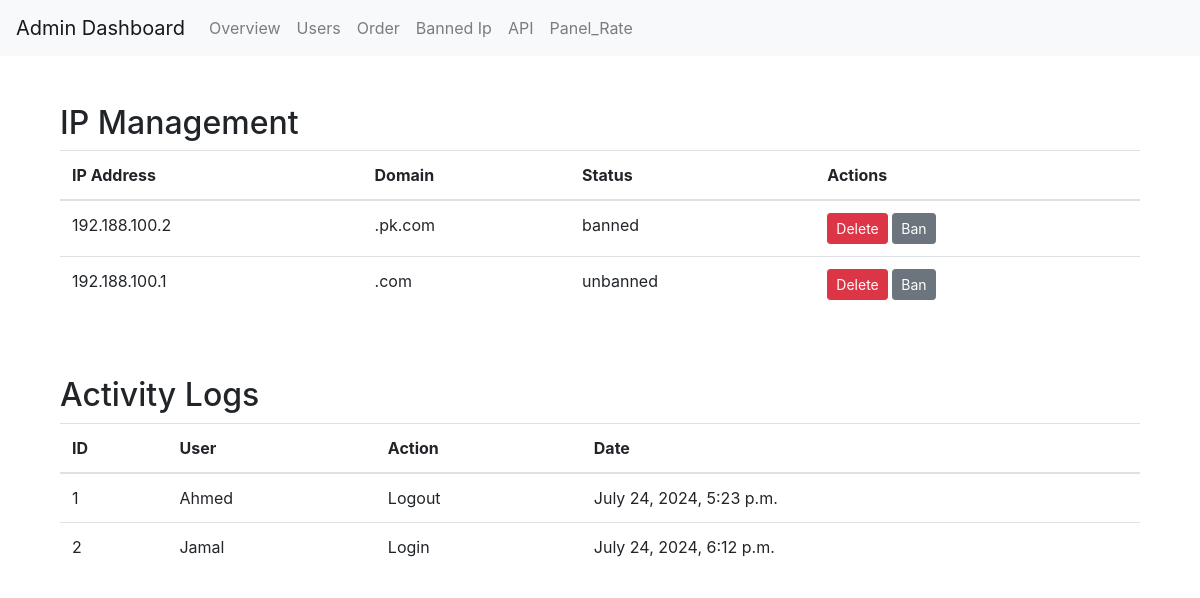
/admindash/ip_banning/ (signed in), run on the app's committed database.
### admindash/models.py (models this page shows, shortened)
class BannedIP(models.Model):
    ip_address = models.GenericIPAddressField()
    domain = models.CharField(max_length=255)
    status = models.CharField(max_length=20, choices=[('banned', 'Banned'), ('unbanned', 'Unbanned')])

class ActivityLog(models.Model):
    user = models.ForeignKey(UserProfile, on_delete=models.CASCADE)
    action = models.CharField(max_length=20, choices=[('Login', 'Login'), ('Logout', 'Logout')], default='Login')
    timestamp = models.DateTimeField(auto_now_add=True)

class UserProfile(models.Model):
    user = models.OneToOneField(settings.AUTH_USER_MODEL, on_delete=models.CASCADE)
    balance = models.DecimalField(max_digits=10, decimal_places=2, default=0.00)
    spent_amount = models.DecimalField(max_digits=10, decimal_places=2, default=0.00)
    status = models.CharField(max_length=20, choices=[('active', 'Active'), ('suspended', 'Suspended')])
    created_date = models.DateTimeField(auto_now_add=True)
    last_login = models.DateTimeField(null=True, blank=True)
    discount = models.DecimalField(max_digits=5, decimal_places=2, default=0.00)
    rates = models.TextField(blank=True)
    def __str__(self):
        return self.user.username

### admindash/views.py (the view)
# urls.py: path('ip_banning/', ip_banning, name='ip_banning'),
@login_required
def ip_banning(request):
    banned_ips = BannedIP.objects.all()
    logs = ActivityLog.objects.all()
    context = {
        'banned_ips': banned_ips,
        'logs': logs,
    }
    return render(request, 'templates/Ip_Banning.html', context)

### templates/Ip_Banning.html
{% extends 'base_admin.html' %}
{% block content %}
<div class="container mt-5">
    <div class="row">
        <div class="col-md-12">
            <h2>IP Management</h2>
            <table class="table">
                <thead>
                    <tr>
                        <th scope="col">IP Address</th>
                        <th scope="col">Domain</th>
                        <th scope="col">Status</th>
                        <th scope="col">Actions</th>
                    </tr>
                </thead>
                <tbody>
                    {% for ip in banned_ips %}
                    <tr>
                        <td>{{ ip.ip_address }}</td>
                        <td>{{ ip.domain }}</td>
                        <td>{{ ip.status }}</td>
                        <td>
                            <button class="btn btn-danger btn-sm">Delete</button>
                            {% if ip.status == "Banned" %}
                                <button class="btn btn-secondary btn-sm">Unban</button>
                            {% else %}
                                <button class="btn btn-secondary btn-sm">Ban</button>
                            {% endif %}
                        </td>
                    </tr>
                    {% endfor %}
                </tbody>
            </table>
        </div>
        <div class="col-md-12 mt-5">
            <h2>Activity Logs</h2>
            <table class="table">
                <thead>
                    <tr>
                        <th scope="col">ID</th>
                        <th scope="col">User</th>
                        <th scope="col">Action</th>
                        <th scope="col">Date</th>
                    </tr>
                </thead>
                <tbody>
                    {% for log in logs %}
                    <tr>
                        <td>{{ log.id }}</td>
                        <td>{{ log.user }}</td>
                        <td>{{ log.action }}</td>
                        <td>{{ log.timestamp }}</td>
                    </tr>
                    {% endfor %}
                </tbody>
            </table>
        </div>
    </div>
</div>
{% endblock %}

### templates/base_admin.html (shortened to what this page needs)
<!DOCTYPE html>
<html lang="en">
<head>
    <link href="https://stackpath.bootstrapcdn.com/bootstrap/4.5.2/css/bootstrap.min.css" rel="stylesheet">
</head>
<body>
    <nav class="navbar navbar-expand-lg navbar-light bg-light">
        <a class="navbar-brand" href="{% url 'admindash:overview' %}">Admin Dashboard</a>
        <div class="collapse navbar-collapse" id="navbarNav">
            <ul class="navbar-nav">
                <li class="nav-item">
                    <a class="nav-link" href="{% url 'admindash:overview' %}">Overview</a>
                </li>
                <li class="nav-item">
                    <a class="nav-link" href="{% url 'admindash:users' %}">Users</a>
                </li>
                <li class="nav-item">
                    <a class="nav-link" href="{% url 'admindash:orders' %}">Order</a>
                </li>
                <li class="nav-item">
                    <a class="nav-link" href="{% url 'admindash:ip_banning' %}">Banned Ip</a>
                </li>
                <li class="nav-item">
                    <a class="nav-link" href="{% url 'admindash:api_management' %}">API</a>
                </li>
                <li class="nav-item">
                    <a class="nav-link" href="{% url 'admindash:panel_rate_management' %}">Panel_Rate</a>
                </li>
            </ul>
        </div>
    </nav>
    <div class="container mt-5">
        {% block content %}
        {% endblock %}
    </div>
</body>
</html>

### data on the page
BannedIP: ip_address "192.188.100.2", domain ".pk.com", status "banned", shows "Ban"
BannedIP: ip_address "192.188.100.1", domain ".com", status "unbanned", shows "Ban"
ActivityLog: id "1", user "Ahmed", action "Logout", timestamp "July 24, 2024, 5:23 p.m."
ActivityLog: id "2", user "Jamal", action "Login", timestamp "July 24, 2024, 6:12 p.m."
